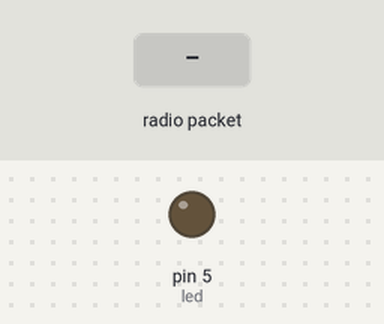
The sketch below on a simulated Arduino Uno, built with avr-gcc and run on an emulated ATmega328P. Shown: output pins drawn as LEDs (lit = HIGH). Inputs (shaded band) come from the test bench. No radio packets arrive unless stated; what the sketch prints to the serial monitor is not drawn.

Above: at 1.7 s.
1.8 s: radio packet "Antenna OK" arrives
At 2.2 s:
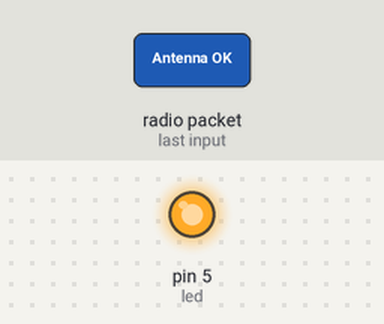
4.3 s: radio packet "1" arrives
Timing chart, 0 to 7.3 s (numbered marks = the images above; inputs shaded):
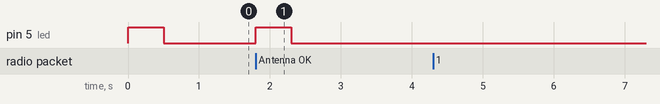

The sketch:

nrf24_rx.ino
```cpp
/* Author - Prem Kumar R
 *  Written at E-Mobility LAB in 2021
 *  CHRIST(Deemed To Be University)
 *  email - premraja671@gmail.com
 */


#include <SPI.h>
#include <nRF24L01.h>
#include <RF24.h>
RF24 radio(7, 8); // CE, CSN
const byte address[6] = "00009";
const char test[] = "Antenna OK";
int led = 5;

void makesound() {
  analogWrite(led,255);
  delay(500);
  analogWrite(led,0);
  delay(500);
  Serial.println("equals");
}

void nosound() {
  analogWrite(led,0);
  Serial.println("Lost Link!!");
}

void setup() {
  Serial.begin(9600);
  radio.begin();
  pinMode(led,OUTPUT);
  radio.openReadingPipe(0, address);
  radio.setPALevel(RF24_PA_MIN);
  radio.startListening();
  analogWrite(led,255);
  delay(500);
  analogWrite(led,0);
}
void loop() {
  if (radio.available()) {
    char text[32] = "";
    radio.read(&text, sizeof(text));
    if(strcmp(text,"Antenna OK")==0) {
      makesound();

    }
    else {
      analogWrite(led, 0);
    }
    Serial.println(text);
  }


}
```

Measured:
- after the input at 1.8 s, pin 5 (led): LOW → HIGH at once, → LOW 0.50 s later
- after the input at 4.3 s, every drawn part: stays the same
